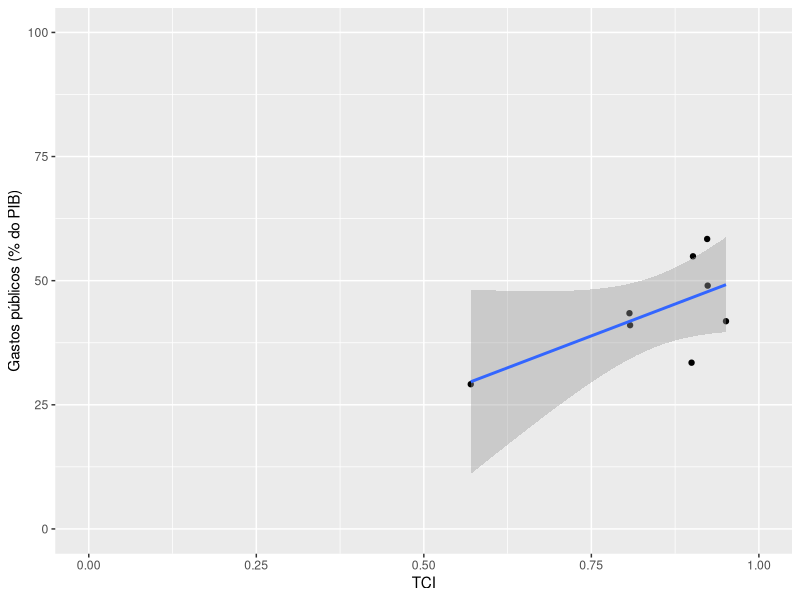

Generate this figure with R:
library(tidyverse)
library(readxl)

egdi <- read.csv('EGOV_DATA_2024.csv') %>% 
    select(Country.Name, Telecommunication.Infrastructure.Index) %>%
    arrange(Country.Name)

gastos_publicos <- read_excel('imf_government_expenditure.xls') %>% 
    arrange(Country)

setdiff(gastos_publicos$Country, egdi$Country.Name)

gastos_publicos <- gastos_publicos %>% 
    mutate(Country = case_when(
        Country == 'Vietnam' ~ 'Viet Nam',
        Country == 'Georgia' ~ 'Georgia (Country)',
        Country == 'China, People\'s Republic of' ~ 'China',
        Country == 'China, People\'s Republic of' ~ 'China',
        Country == 'Republic of Congo' ~ 'Congo',
        Country == 'Türkiye, Republic of' ~ 'Türkiye',
        Country == "Micronesia, Fed. States of" ~ "Micronesia (Federated States of)",
        Country == "United States" ~ "United States of America",
        Country == "United Kingdom" ~ "United Kingdom of Great Britain and Northern Ireland",
        Country == "Tanzania" ~ "United Republic of Tanzania",
        Country == "Slovak Republic" ~ "Slovakia",
        Country == "Moldova" ~ "Republic of Moldova",
        Country == "Kyrgyz Republic" ~ "Kyrgyzstan",
        Country == "Korea, Republic of" ~ "Republic of Korea",
        Country == "Iran" ~ "Iran (Islamic Republic of)",
        TRUE ~ Country
    ))

setdiff(gastos_publicos$Country, egdi$Country.Name)

gastos_publicos <- gastos_publicos %>%
    filter(Country %in% egdi$Country.Name)

egdi <- egdi %>%
    filter(Country.Name %in% gastos_publicos$Country)

df <- data.frame(
    egdi = egdi$Telecommunication.Infrastructure.Index,
    gastos_publicos = gastos_publicos$Percentage
)

my_plot <- ggplot(df, aes(egdi, gastos_publicos)) +
    geom_point() +
    geom_smooth(method = 'lm') +
    coord_cartesian(ylim = c(0, 100), xlim = c(0, 1)) +
    labs(
        x = 'TCI',
        y = 'Gastos públicos (% do PIB)'
    )

ggsave(
    'C:/Users/lazar/Master-Dissertation/figuras/relacao_tci_gastospublicos.png', 
    dpi=300,
    width = 25.4,
    height = 15.24,
    units = "cm"
)